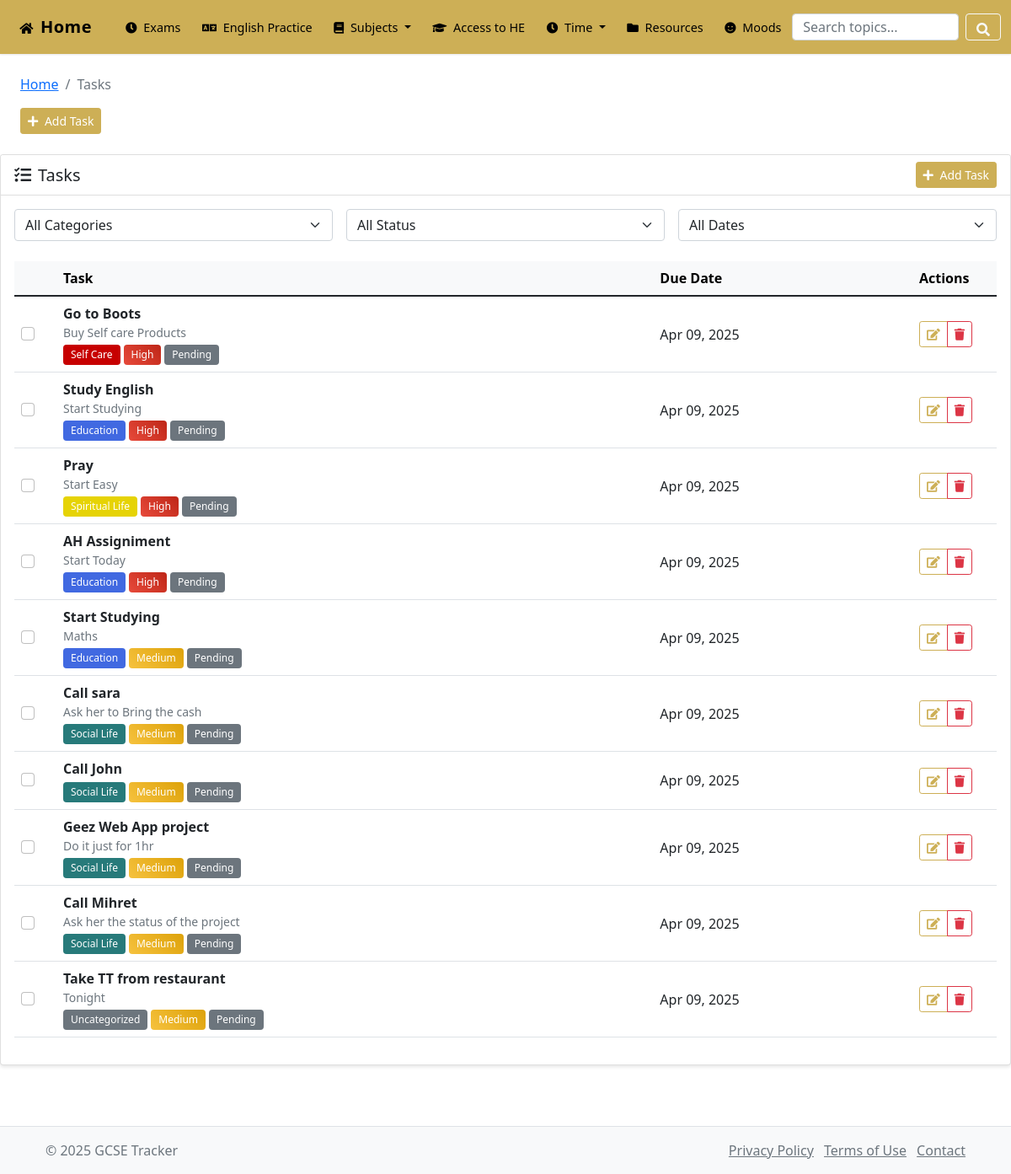
/pages/tasks.php, run on an earlier commit of the app's database.
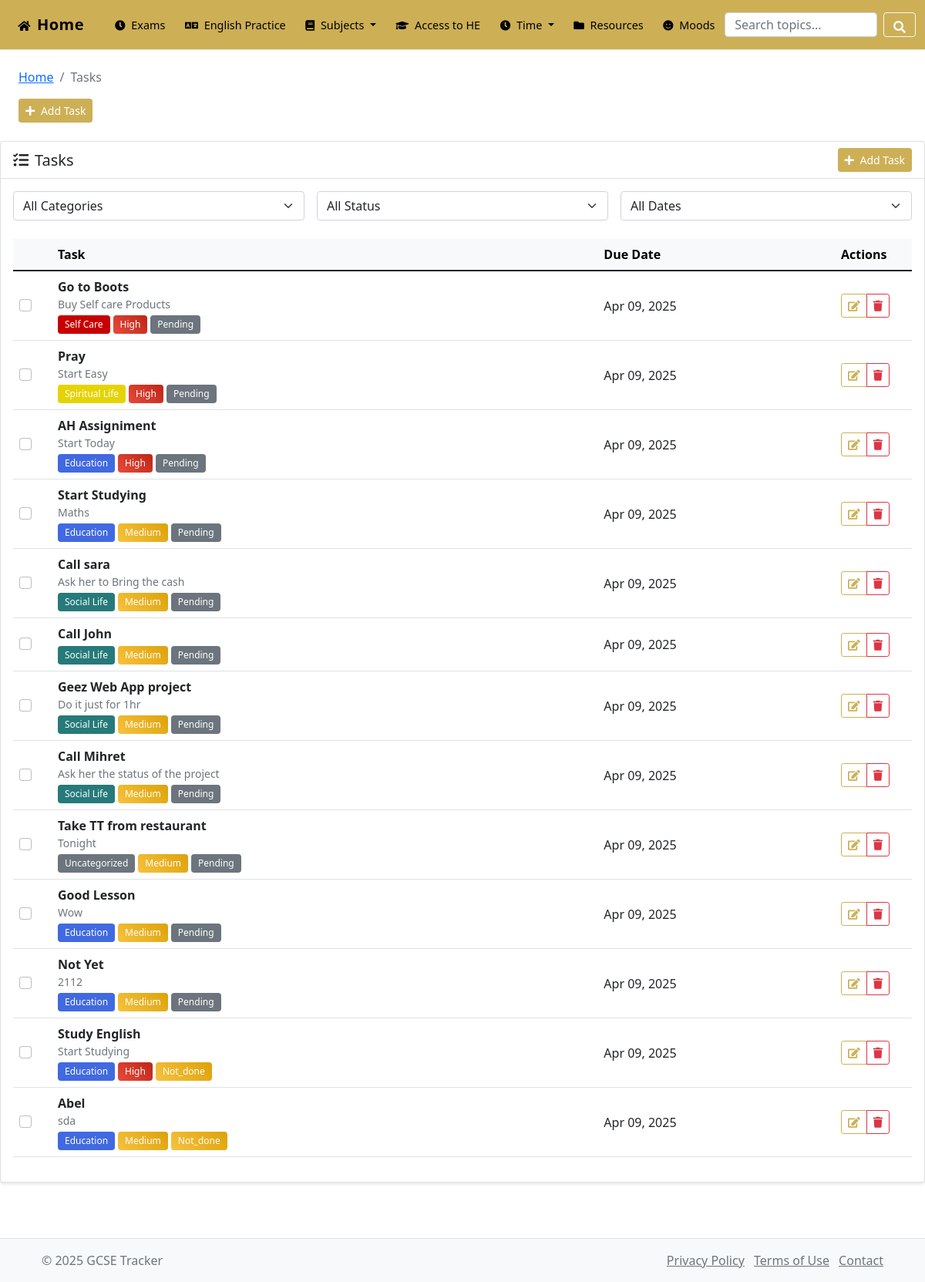
And on a later commit of the database.
### tables this page shows
CREATE TABLE `tasks` (
  `id` int(11) NOT NULL,
  `category_id` int(11) NOT NULL,
  `parent_task_id` int(11) DEFAULT NULL COMMENT 'For subtasks - references parent task',
  `title` varchar(255) NOT NULL,
  `description` text DEFAULT NULL,
  `task_type` enum('one-time','recurring') NOT NULL DEFAULT 'one-time',
  `priority` enum('low','medium','high') NOT NULL DEFAULT 'medium',
  `estimated_duration` int(11) DEFAULT 0 COMMENT 'Estimated duration in minutes',
  `due_date` date DEFAULT NULL,
  `due_time` time DEFAULT NULL,
  `status` enum('pending','in_progress','completed','not_done','snoozed') DEFAULT 'pending',
  `completion_percentage` decimal(5,2) DEFAULT 0.00,
  `is_active` tinyint(1) DEFAULT 1,
  `created_at` timestamp NOT NULL DEFAULT current_timestamp(),
  `updated_at` timestamp NOT NULL DEFAULT current_timestamp() ON UPDATE current_timestamp()
);

CREATE TABLE `task_categories` (
  `id` int(11) NOT NULL,
  `name` varchar(50) NOT NULL,
  `description` text DEFAULT NULL,
  `icon` varchar(50) DEFAULT 'fas fa-tasks' COMMENT 'Font Awesome icon class name',
  `color` varchar(7) DEFAULT '#6c757d',
  `display_order` int(11) DEFAULT 0,
  `is_active` tinyint(1) DEFAULT 1,
  `created_at` timestamp NOT NULL DEFAULT current_timestamp(),
  `updated_at` timestamp NOT NULL DEFAULT current_timestamp() ON UPDATE current_timestamp()
);

### pages/tasks.php (the view, shortened to what the changed rows need)
<?php
$breadcrumbs = [
    'Tasks' => null
];
require_once '../config/db_connect.php';
$tasks_query = "SELECT t.*, c.name as category_name, c.color as category_color
               FROM tasks t
               JOIN task_categories c ON t.category_id = c.id
               ORDER BY t.status ASC, t.due_date ASC, t.priority DESC";
$tasks_result = $conn->query($tasks_query);
$categories_query = "SELECT * FROM task_categories ORDER BY name ASC";
$categories_result = $conn->query($categories_query);
include '../includes/header.php';
?>
<div class="card mb-4">
    <div class="card-body">
        <?php if ($tasks_result->num_rows > 0): ?>
            <div class="table-responsive">
                <table class="table table-hover align-middle" id="tasksTable">
                    <thead class="table-light">
                        <tr>
                            <th style="width: 50px;"></th>
                            <th>Task</th>
                            <th class="d-none d-md-table-cell">Due Date</th>
                            <th style="width: 100px;">Actions</th>
                        </tr>
                    </thead>
                    <tbody>
                        <?php
                        $tasks_result->data_seek(0);
                        while ($task = $tasks_result->fetch_assoc()):
                        ?>
                            <tr class="task-row <?php echo $task['status'] == 'completed' ? 'completed-task' : ''; ?>"
                                data-category="<?php echo $task['category_id']; ?>"
                                data-status="<?php echo $task['status']; ?>"
                                data-due-date="<?php echo $task['due_date']; ?>">
                                <td>
                                    <div class="form-check">
                                        <input class="form-check-input task-checkbox" type="checkbox" value="<?php echo $task['id']; ?>"
                                               <?php echo $task['status'] == 'completed' ? 'checked' : ''; ?>>
                                    </div>
                                </td>
                                <td>
                                    <div class="d-flex flex-column">
                                        <strong><?php echo htmlspecialchars($task['title']); ?></strong>
                                        <?php if ($task['description']): ?>
                                            <small class="text-muted"><?php echo htmlspecialchars($task['description']); ?></small>
                                        <?php endif; ?>
                                        <div class="d-flex flex-wrap gap-1 mt-1">
                                            <span class="badge" style="background-color: <?php echo htmlspecialchars($task['category_color']); ?>">
                                                <?php echo htmlspecialchars($task['category_name']); ?>
                                            </span>
                                            <span class="badge bg-<?php echo $task['priority'] == 'high' ? 'danger' : ($task['priority'] == 'medium' ? 'warning' : 'info'); ?>">
                                                <?php echo ucfirst($task['priority']); ?>
                                            </span>
                                            <span class="badge bg-<?php echo $task['status'] == 'completed' ? 'success' : ($task['status'] == 'pending' ? 'secondary' : 'warning'); ?>">
                                                <?php echo ucfirst($task['status']); ?>
                                            </span>
                                        </div>
                                    </div>
                                </td>
                                <td class="d-none d-md-table-cell">
                                    <?php echo $task['due_date'] ? date('M d, Y', strtotime($task['due_date'])) : '-'; ?>
                                </td>
                                <td>
                                    <div class="btn-group btn-group-sm">
                                        <button type="button" class="btn btn-outline-primary edit-task" data-task-id="<?php echo $task['id']; ?>">
                                            <i class="fas fa-edit"></i>
                                        </button>
                                        <button type="button" class="btn btn-outline-danger delete-task" data-task-id="<?php echo $task['id']; ?>">
                                            <i class="fas fa-trash"></i>
                                        </button>
                                    </div>
                                </td>
                            </tr>
                        <?php endwhile; ?>
                    </tbody>
                </table>
            </div>
        <?php endif; ?>
    </div>
</div>
<?php
include '../includes/footer.php';
?>

### includes/header.php (shortened to what the changed rows need)
<!DOCTYPE html>
<html lang="en">
<head>
    <link href="https://cdn.jsdelivr.net/npm/bootstrap@5.3.0-alpha1/dist/css/bootstrap.min.css" rel="stylesheet">
    <link rel="stylesheet" href="https://cdnjs.cloudflare.com/ajax/libs/font-awesome/6.0.0/css/all.min.css">
    <link rel="stylesheet" href="/assets/css/main.css">
    <link rel="stylesheet" href="/assets/css/responsive.css">
    <link href="https://cdn.jsdelivr.net/npm/flatpickr/dist/flatpickr.min.css" rel="stylesheet">
    <link href="/assets/css/reports.css" rel="stylesheet">
    <link href="/assets/css/style.css" rel="stylesheet">
    <link href="https://cdn.jsdelivr.net/npm/bootstrap@5.1.3/dist/css/bootstrap.min.css" rel="stylesheet">
    <link href="https://cdnjs.cloudflare.com/ajax/libs/font-awesome/5.15.4/css/all.min.css" rel="stylesheet">
</head>
<body>
    <div class="wrapper">
        <div class="container-fluid mt-4">
            <?php if (isset($breadcrumbs)): ?>
            <nav aria-label="breadcrumb">
                <ol class="breadcrumb">
                    <li class="breadcrumb-item"><a href="/index.php">Home</a></li>
                    <?php foreach ($breadcrumbs as $label => $url): ?>
                        <?php if ($url): ?>
                            <li class="breadcrumb-item"><a href="<?php echo $url; ?>"><?php echo $label; ?></a></li>
                        <?php else: ?>
                            <li class="breadcrumb-item active" aria-current="page"><?php echo $label; ?></li>
                        <?php endif; ?>
                    <?php endforeach; ?>
                </ol>
            </nav>
            <?php endif; ?>
        </div>
    </div>
</body>
</html>

What changed in the data, as far as the page shows it:
added tasks: title "Good Lesson", description "Wow", task_categories.name "Education", priority "Medium", status "Pending", due_date "Apr 09, 2025"
added tasks: title "Not Yet", description "2112", task_categories.name "Education", priority "Medium", status "Pending", due_date "Apr 09, 2025"
changed tasks "Study English": status "Pending" → "Not_done"; moves down the list
added tasks: title "Abel", description "sda", task_categories.name "Education", priority "Medium", status "Not_done", due_date "Apr 09, 2025"
